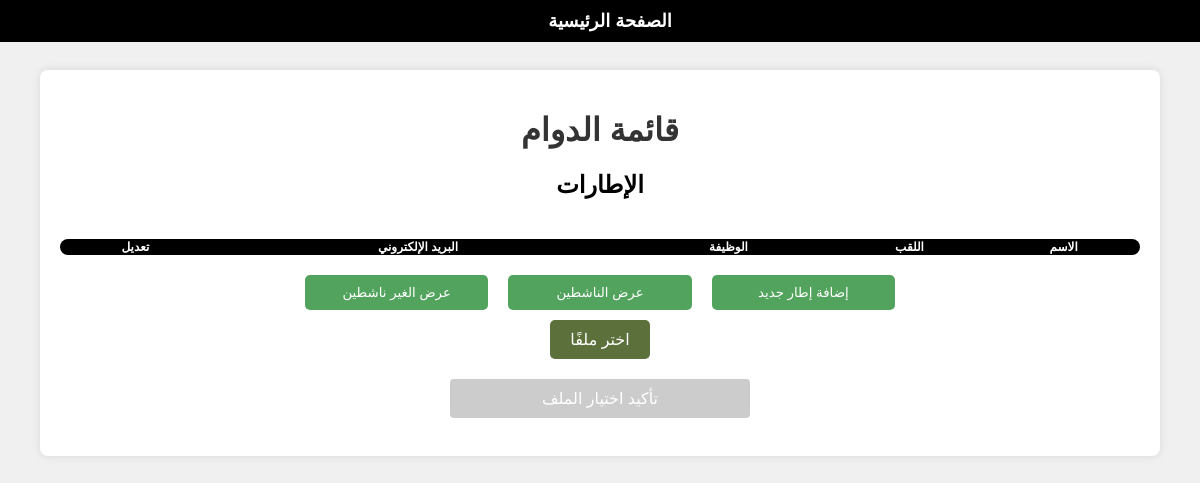
The app's page /afficher_liste/?filter=inactive, older data.
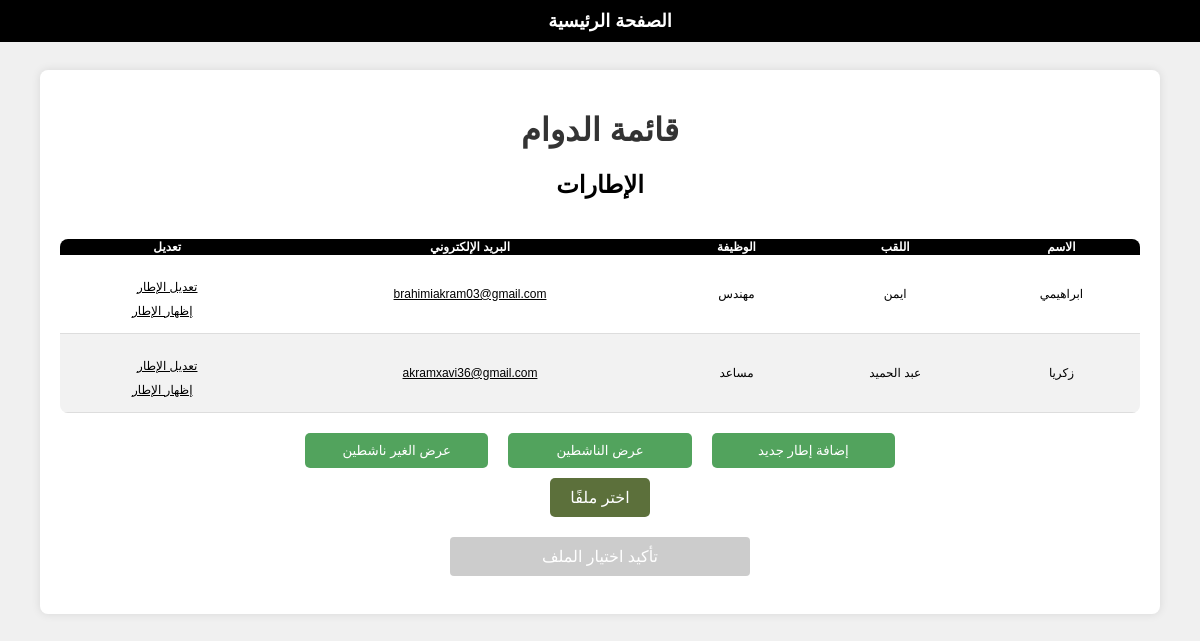
The same page, newer data.
### main/models.py (models this page shows, shortened)
class Cadre (models.Model):
    id = models.AutoField(primary_key= True)
    nom = models.CharField(max_length= 40)
    prenom = models.CharField(max_length = 40)
    poste = models.CharField(max_length= 60)
    email = models.EmailField(unique= True , max_length= 100)
    active = models.BooleanField(default = True)

### main/views.py (the view, shortened to what this page needs)
def afficher_liste (request) :
    if request.method == 'GET':
        filter_param = request.GET.get('filter')
        emails = Cadre.objects.filter(active=True).values_list('email', flat=True)
        email_list = ','.join(emails)
        if filter_param == 'inactive':
            cadres = Cadre.objects.filter(active=False)
            return render(request, 'afficher_liste.html', {'cadres': cadres, 'email_list': email_list})
        else :
            cadres = Cadre.objects.filter(active=True)
            return render(request, 'afficher_liste.html', {'cadres': cadres, 'email_list': email_list})

### main/templates/afficher_liste.html (shortened to what this page needs)
<!DOCTYPE html>
<html lang="ar" dir="rtl">
<head>
</head>
<body>
    <div class="homenavbar">
        <a href="{% url 'home' %}">الصفحة الرئيسية</a>
    </div>
    <div class="container">
        <h1>قائمة الدوام</h1>
        <h2>الإطارات</h2>
        <div class="cadre">
            <table>
                <thead>
                    <tr>
                        <th>الاسم</th>
                        <th>اللقب</th>
                        <th>الوظيفة</th>
                        <th>البريد الإلكتروني</th>
                        <th>تعديل</th>
                    </tr>
                </thead>
                <tbody>
                    {% for cadre in cadres %}
                        <tr>
                            <td>{{ cadre.nom }}</td>
                            <td>{{ cadre.prenom }}</td>
                            <td>{{ cadre.poste }}</td>
                            <td><a href="mailto:{{ cadre.email }}">{{ cadre.email }}</a></td>
                            <td>
                                {% if cadre.active %}
                                    <div class="lien">  <a href="{% url 'modifier cadre' cadre.id %}" >تعديل الإطار</a> </div>
                                    <div class="lien"> <a href="{% url 'masque cadre' cadre.id %}" style="margin-right: 10px;">إخفاء الإطار</a> </div>
                                {% else %}
                                    <div class="lien"> <a href="{% url 'modifier cadre' cadre.id %}">تعديل الإطار</a> </div>
                                    <div class="lien"><a href="{% url 'desmasque cadre' cadre.id %}" style="margin-right: 10px;">إظهار الإطار</a></div>
                                {% endif %}
                            </td>
                        </tr>
                    {% endfor %}
                </tbody>
            </table>
        </div>
        <div class="btn-group">
            <form method="get" action="{% url 'ajouter cadre' %}">
                <button type="submit">إضافة إطار جديد</button>
            </form>
            <form method="get" action="{% url 'afficher liste' %}">
                <button type="submit" name="filter" value="active">عرض الناشطين</button>
            </form>
            <form method="get" action="{% url 'afficher liste' %}">
                <button type="submit" name="filter" value="inactive">عرض الغير ناشطين</button>
            </form>
        </div>
        <form method="post" enctype="multipart/form-data">
            <label class="custom-file-upload">
                <span>اختر ملفًا</span>
            </label>
            <button type="submit" class="btn" id="submit-button" disabled>تأكيد اختيار الملف</button>
        </form>
    </div>
</body>
</html>

Row changes from the older to the newer data that the page shows:
now on this page (row edited): Cadre: nom "ابراهيمي", prenom "ايمن", poste "مهندس", email "brahimiakram03@gmail.com", active "تعديل الإطار"
now on this page (row edited): Cadre: nom "زكريا", prenom "عبد الحميد", poste "مساعد", email "akramxavi36@gmail.com", active "تعديل الإطار"
